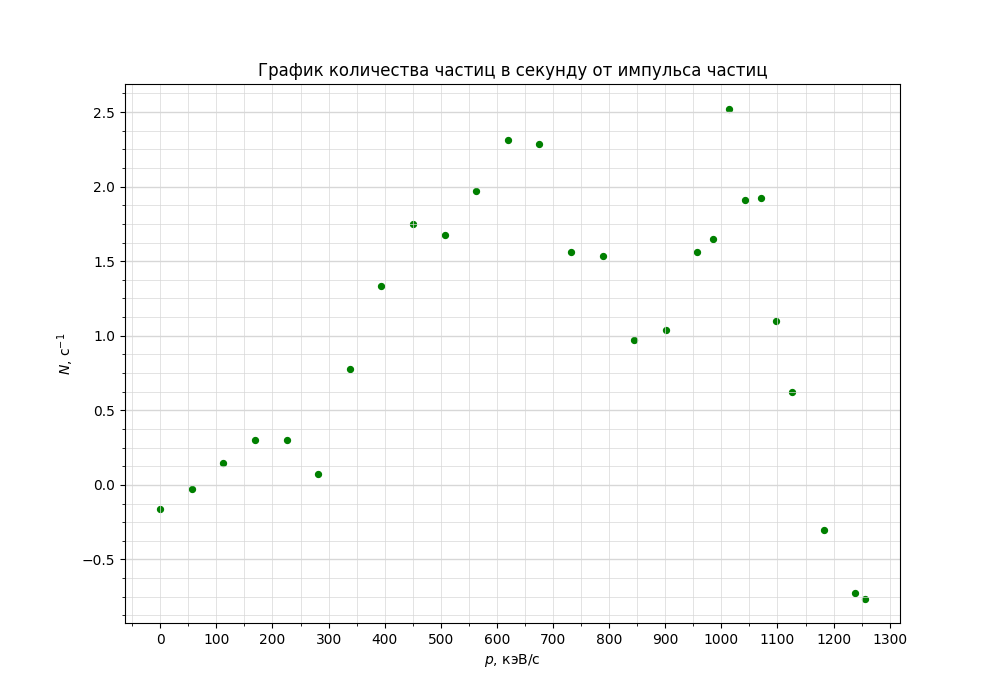

Write Python code to recreate this figure.
import numpy as np
import matplotlib.pyplot as plt
from matplotlib.ticker import MultipleLocator

plt.figure(figsize=(10,7))  #Размер изображения
plt.title('График количества частиц в секунду от импульса частиц') # Заголовок

y = [1.424,
1.562,
1.737,
1.887,
1.887,
1.662,
2.361,
2.924,
3.336,
3.261,
3.561,
3.898,
3.873,
3.149,
3.124,
2.561,
2.624,
3.149,
3.236,
4.111,
3.498,
3.511,
2.686,
2.212,
1.287,
0.862,
0.825
] # Координата x
x = [0,
0.2,
0.4,
0.6,
0.8,
1,
1.2,
1.4,
1.6,
1.8,
2,
2.2,
2.4,
2.6,
2.8,
3,
3.2,
3.4,
3.5,
3.6,
3.7,
3.8,
3.9,
4,
4.2,
4.4,
4.46
] # Координата y

x = [281.52 * _x for _x in x]
y = [_y - 1.5869 for _y in y]

plt.scatter(x, y, s=18, c='green')  # Экспериментальные точки на графике

plt.xlabel('$p$, кэВ/с') # Подпись абсцисс
plt.ylabel('$N$, с$^{-1}$') # Подпись ординат

yerr = [0 for _y in y]  # Погрешность по y
xerr = [0 for _x in x] # Погрешность по x
plt.errorbar(x, y, xerr=xerr, yerr=yerr, fmt=" ", color='k')

DP = 2
ax = plt.gca()

## Характеристики сетки

ax.yaxis.set_minor_locator(MultipleLocator(0.125))
ax.yaxis.set_major_locator(MultipleLocator(0.5))
ax.xaxis.set_minor_locator(MultipleLocator(50))
ax.xaxis.set_major_locator(MultipleLocator(100))
ax.yaxis.grid(True,'major',linewidth=2/DP,linestyle='-',color='#d7d7d7')
ax.xaxis.grid(True,'minor',linewidth=1/DP,linestyle='-',color='#d7d7d7')
ax.yaxis.grid(True,'minor',linewidth=1/DP,linestyle='-',color='#d7d7d7')
ax.xaxis.grid(True,'major',linewidth=1/DP,linestyle='-',color='#d7d7d7',zorder=0)

plt.savefig('call.png')